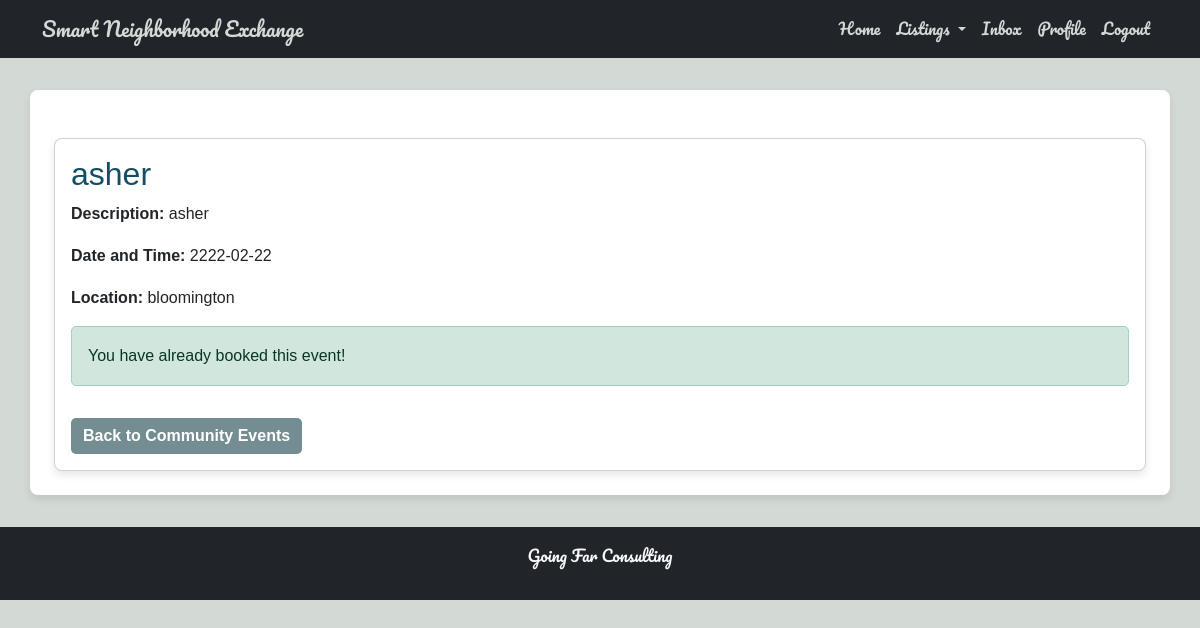
The app's page /event/8 (signed in) with its own data.
### tables this page shows
CREATE TABLE events (
            event_id INTEGER PRIMARY KEY AUTOINCREMENT,
            name TEXT NOT NULL,
            description TEXT,
            date TEXT NOT NULL,
            location TEXT NOT NULL,
            hosted_by INTEGER NOT NULL,
            FOREIGN KEY (hosted_by) REFERENCES users (id) ON DELETE CASCADE
        );

### app.py (the view)
@app.route('/event/<int:event_id>')
def view_event(event_id):
    user_id = session.get('user_id')  # Get the logged-in user's ID
    if not user_id:
        flash("Please log in to view this event.", "error")
        return redirect(url_for('login'))
    event = get_event_by_id(event_id)
    if not event:
        flash("Event not found.", "error")
        return redirect(url_for('list_events'))
    booked = get_db().execute(
        "SELECT 1 FROM event_bookings WHERE user_id = ? AND event_id = ?",
        (user_id, event_id)
    ).fetchone() is not None
    return render_template('view_event.html', event=event, booked=booked)

### app.py (called while the page is built)
@app.before_request
def initialize_database():
    init_db()

@app.teardown_appcontext
def shutdown_session(exception=None):
    close_db()

### database.py (called while the page is built)
def get_db():
    if 'db' not in g:
        g.db = sqlite3.connect(DATABASE)
        g.db.row_factory = sqlite3.Row
    return g.db

def get_event_by_id(event_id):
    return get_db().execute("SELECT event_id, name, description, date, location FROM events WHERE event_id = ?", (event_id,)).fetchone()

### templates/view_event.html (shortened to what this page needs)
{% extends "base.html" %}
{% block content %}
<div class="container mt-4">
    <div class="card">
        <div class="card-body">
            <h2 class="card-title">{{ event.name }}</h2>
            <p class="card-text">
                <strong>Description:</strong> {{ event.description }}
            </p>
            <p class="card-text">
                <strong>Date and Time:</strong> {{ event.date }}
            </p>
            <p class="card-text">
                <strong>Location:</strong> {{ event.location }}
            </p>
            {% if booked %}
                <div class="alert alert-success mt-3" role="alert">
                    You have already booked this event!
                </div>
            {% else %}
                <form action="{{ url_for('book_event_route', event_id=event.event_id) }}" method="POST" class="mt-3">
                    <button type="submit" class="btn btn-primary">Book Event</button>
                </form>
            {% endif %}
            <a href="{{ url_for('list_events') }}" class="btn btn-secondary mt-3">Back to Community Events</a>
        </div>
    </div>
</div>
{% endblock %}

### static/style.css (style rules this page uses)
* { margin: 0; padding: 0; box-sizing: border-box; }
body { font-family: Arial, sans-serif; line-height: 1.6; color: #2E3944; background-color: #D3D9D4; }
.card { border-radius: 8px; box-shadow: 0 4px 8px rgba(0, 0, 0, 0.1); }
.card-title { color: #124E66; }
button, .btn { font-size: 16px; font-weight: bold; border: none; border-radius: 5px; transition: background-color 0.3s ease, color 0.3s ease; }
.btn-secondary { background-color: #748D92; color: #FFFFFF; }
.alert { border-radius: 5px; }

### records on screen
events: name "asher", description "asher", date "2222-02-22", location "bloomington"
